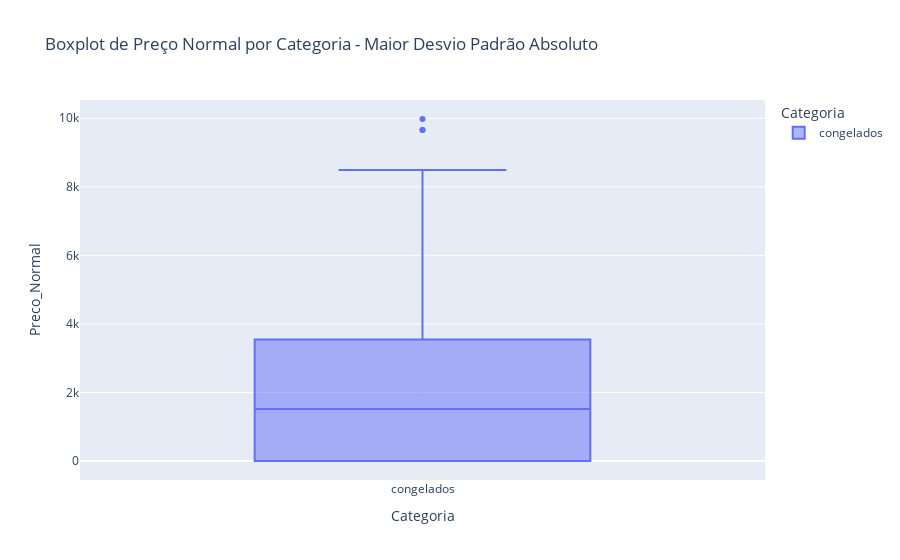

Source (notebook cell):
### Markdown cell above
Dica: Para trazer apenas os dados da categoria que você deseja você pode usar o df.loc[df['Categoria'] == 'CATEGORIA ESCOLHIDA'

### Code cell
#como achei muito aberta a pergunta vou fazer um grafico 
# boxplot com base em maior desvio padrão Absoluto e o maior
#  desvio padrao relativo (coeficiente de variação)

#criar boxplot com base em maior desvio padrão Absoluto
absoluto = df.loc[df['Categoria'] == 'congelados']
fig = px.box(
    absoluto,
    x='Categoria',
    y='Preco_Normal',
    title='Boxplot de Preço Normal por Categoria - Maior Desvio Padrão Absoluto',
    labels={'Preco Normal': 'Preço Normal'},
    color='Categoria'
)
fig.show()

#como nesse foi a categoria de congelados que teve o maior desvio padrao absoluto 
#não ouve outliers uma ves que o

### Figure 1 — Plotly figure (JSON) as saved in the notebook; plotly's stock layout.template omitted (floating-point values rounded to 4 significant figures; data arrays with more than 128 entries replaced by an {"elided": "..."} marker saying what was removed)
{"data": [{"alignmentgroup": "True", "hovertemplate": "Categoria=%{x}<br>Preco_Normal=%{y}<extra></extra>", "legendgroup": "congelados", "marker": {"color": "#636efa"}, "name": "congelados", "notched": false, "offsetgroup": "congelados", "orientation": "v", "showlegend": true, "type": "box", "x": {"elided": "235 str values"}, "x0": " ", "xaxis": "x", "y": {"elided": "235 int values"}, "y0": " ", "yaxis": "y"}], "layout": {"boxmode": "overlay", "legend": {"title": {"text": "Categoria"}, "tracegroupgap": 0}, "title": {"text": "Boxplot de Preço Normal por Categoria - Maior Desvio Padrão Absoluto"}, "xaxis": {"anchor": "y", "categoryarray": ["congelados"], "categoryorder": "array", "domain": [0, 1], "title": {"text": "Categoria"}}, "yaxis": {"anchor": "x", "domain": [0, 1], "title": {"text": "Preco_Normal"}}}}
